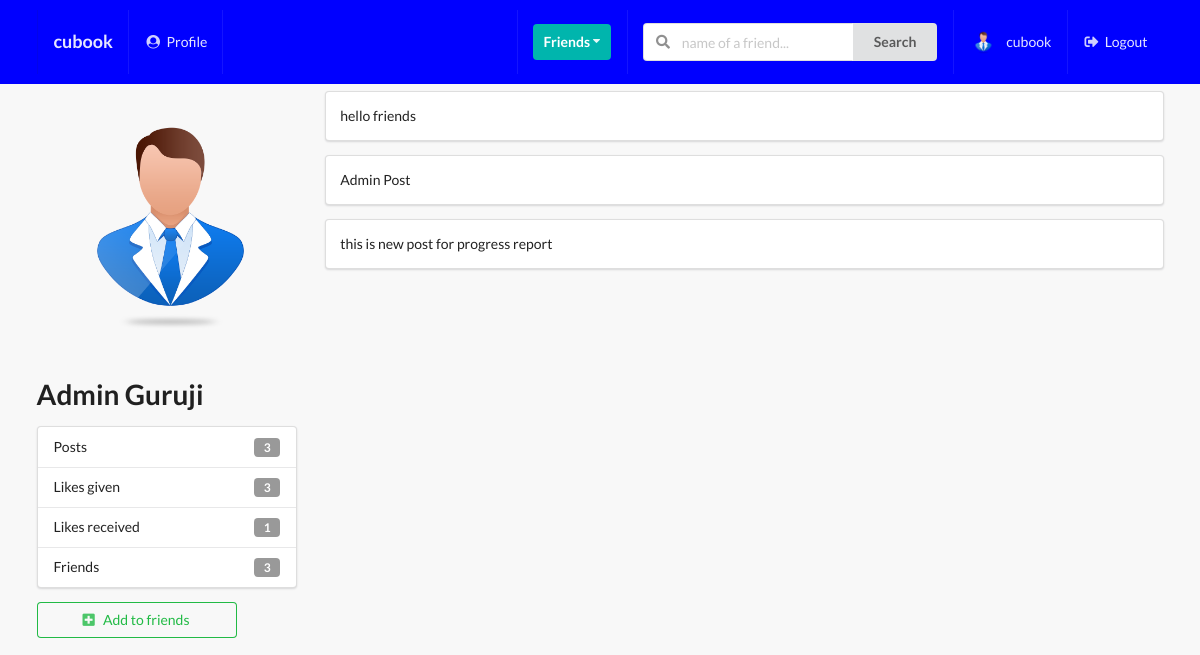
The page /profiles/admin-guruji/ (signed in) on the database as committed earlier.
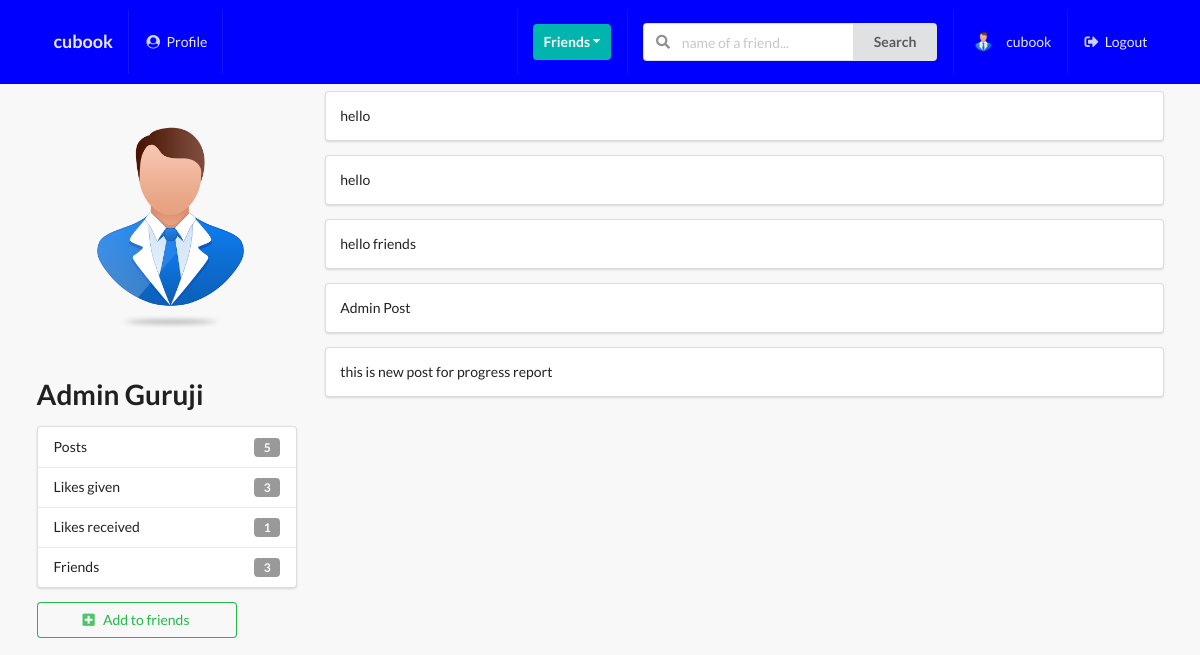
The same page on the database as committed later.
### profiles/models.py (models this page shows, shortened)
class Profile(models.Model):
    first_name = models.CharField(max_length=200, blank=True)
    last_name = models.CharField(max_length=200, blank=True)
    user = models.OneToOneField(User, on_delete=models.CASCADE)
    bio = models.TextField(default="User has no bio ", max_length=300)
    email = models.EmailField(max_length=200, blank=True)
    country = models.CharField(max_length=200, blank=True)
    avatar = models.ImageField(default='avatar.png', upload_to='avatars/')
    friends = models.ManyToManyField(User, blank=True, related_name='friends')
    slug = models.SlugField(unique=True, blank=True)
    updated = models.DateTimeField(auto_now=True)
    created = models.DateTimeField(auto_now_add=True)
    objects = ProfileManager()
    def get_friends_no(self):
        return self.friends.all().count()
    def get_posts_no(self):
        return self.posts.all().count()
    def get_all_authors_posts(self):
        return self.posts.all()
    def get_likes_given_no(self):
        likes = self.like_set.all()
        total_liked = 0
        for item in likes:
            if item.value=='Like':
                total_liked += 1
        return total_liked
    def get_likes_recieved_no(self):
        posts = self.posts.all()
        total_liked = 0
        for item in posts:
            total_liked += item.liked.all().count()
        return total_liked
    __initial_first_name = None
    __initial_last_name = None
    def __init__(self, *args, **kwargs):
        super().__init__(*args, **kwargs)
        self.__initial_first_name = self.first_name
        self.__initial_last_name = self.last_name

### posts/models.py (models this page shows, shortened)
class Post(models.Model):
    content = models.TextField()
    image = models.ImageField(upload_to='posts',validators=[FileExtensionValidator(['png','jpg','jpeg','gif'])], blank=True)
    liked = models.ManyToManyField(Profile,blank = True,related_name = 'likes')
    updated = models.DateTimeField(auto_now = True)
    created = models.DateTimeField(auto_now_add = True)
    author = models.ForeignKey(Profile, on_delete = models.CASCADE,related_name='posts')
    class Meta:
        ordering = ('-created',)

class Like(models.Model):
    user = models.ForeignKey(Profile, on_delete=models.CASCADE)
    post = models.ForeignKey(Post, on_delete=models.CASCADE)
    value = models.CharField(choices=LIKE_CHOICES, max_length=8)
    updated = models.DateTimeField(auto_now=True)
    created = models.DateTimeField(auto_now_add=True)

### profiles/views.py (the view)
# urls.py: path('<slug>/',ProfileDetailView.as_view(),name='profile-detail-view'),
class ProfileDetailView(LoginRequiredMixin, DetailView):
    model = Profile
    template_name = 'profiles/detail.html'
    def get_context_data(self, **kwargs):
        context = super().get_context_data(**kwargs)
        user = User.objects.get(username__iexact=self.request.user)
        profile = Profile.objects.get(user=user)
        rel_r = Relationship.objects.filter(sender=profile)
        rel_s = Relationship.objects.filter(receiver=profile)
        rel_receiver = []
        rel_sender = []
        for item in rel_r:
            rel_receiver.append(item.receiver.user)
        for item in rel_s:
            rel_sender.append(item.sender.user)
        context["rel_receiver"] = rel_receiver
        context["rel_sender"] = rel_sender
        context['posts'] = self.get_object().get_all_authors_posts()
        context['len_posts'] = True if len(self.get_object().get_all_authors_posts()) > 0 else False
        return context

### profiles/context_processors.py (called while the page is built)
def profile_pic(request):
    if request.user.is_authenticated:
        profile_obj = Profile.objects.get(user=request.user)
        pic = profile_obj.avatar
        return {'picture': pic}
    return{}

def invitations_received_no(request):
    if request.user.is_authenticated:
        profile_obj = Profile.objects.get(user=request.user)
        qs_count = Relationship.objects.invitations_received(profile_obj).count()
        return {'invites_num': qs_count}
    return{}

### profiles/models.py (called while the page is built)
    def invitations_received(self, receiver):
        qs = Relationship.objects.filter(receiver=receiver, status='send')
        return qs

### profiles/templates/profiles/detail.html (shortened to what this page needs)
{% extends 'base.html' %}
{% block content %}
<div class="ui grid">
    <br>
    <div class="row">
        <div class="four wide column">
            <img class="ui medium rounded image" src={{object.avatar.url}}>
            <h1>{{object.first_name}}  {{object.last_name}}</h1>
            <div class="ui vertical fluid menu">
                <div class="item">
                    Posts
                    <div class="ui label">{{ object.get_posts_no }}</div>
                </div>
                <div class="item">
                    Likes given
                    <div class="ui label">{{ object.get_likes_given_no }}</div>
                </div>
                <div class="item">
                    Likes received
                    <div class="ui label">{{ object.get_likes_recieved_no }}</div>
                </div>
                <div class="item">
                    Friends
                    <div class="ui label">{{ object.get_friends_no }}</div>
                </div>
            </div>
            {% if object.user not in rel_receiver and object.user not in rel_sender %}
                <form action="{% url 'profiles:send-invite' %}" method="POST">
                    <button type="submit" class="ui positive basic button mb-5 w-big"><i class="plus square icon"></i>Add to friends</button>
                </form>
            {% endif %}
        </div>
        <div class="twelve wide column">
            {% if len_posts %}
                {% for post in posts %}
                    <div class="segment ui fluid">
                        {{post.content}}
                    </div>
                {% endfor %}
            {% else %}
                <h1>No posts of this user ...</h1>
            {% endif %}
        </div>
    </div>
</div>
{% endblock content %}

Rows that differ between the two databases and show on the page:
computed for Profile "Admin": get_posts_no "3" → "5"
added Post: content "hello"
added Post: content "hello"
